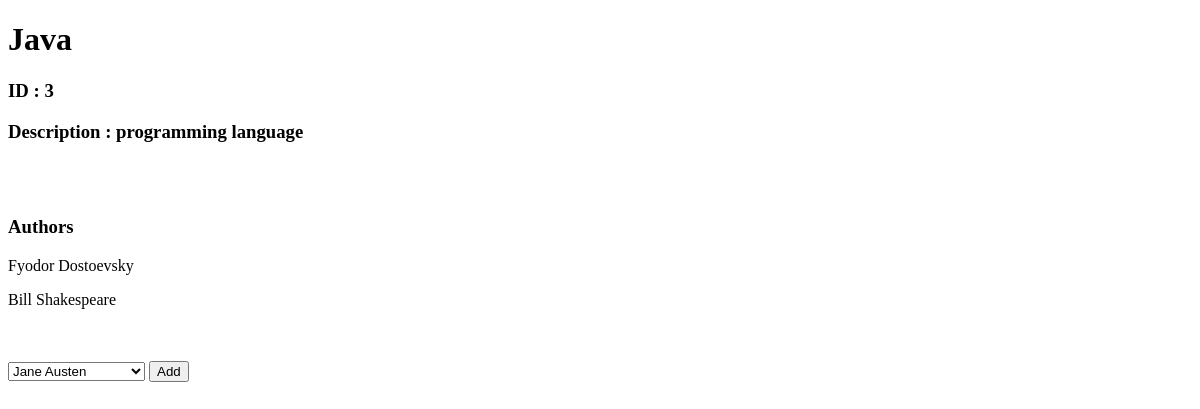
Page /books/3 on the earlier database version.
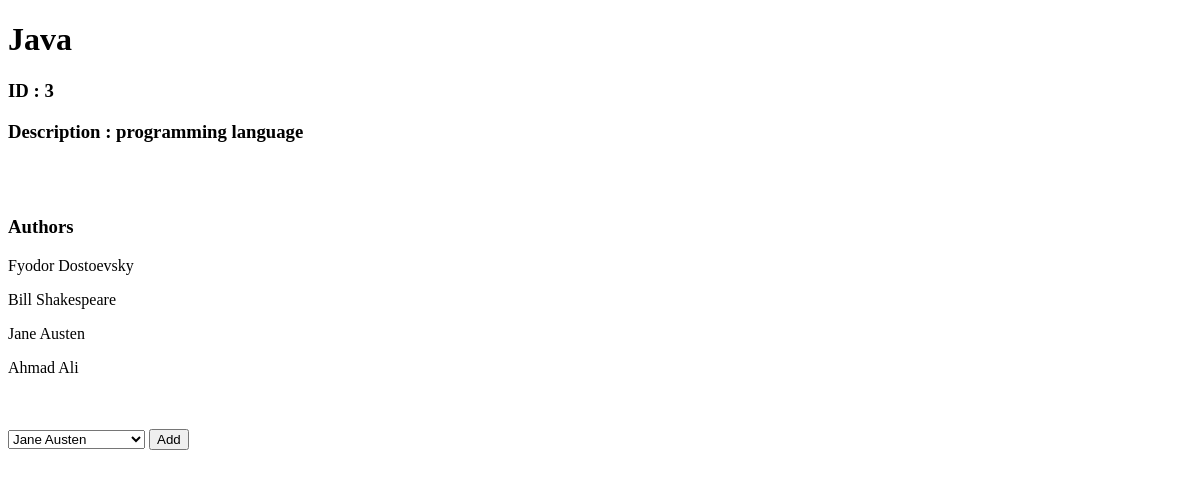
Same page on the later database version.
### app_one/models.py (models this page shows)
class Author(models.Model):
    first_name = models.CharField(max_length=45)
    last_name = models.CharField(max_length=45)
    books = models.ManyToManyField(Book, related_name="authors")
    created_at = models.DateTimeField(auto_now_add=True)
    updated_at = models.DateTimeField(auto_now=True)
    notes = models.TextField()

### app_one/views.py (the view)
# urls.py: path('books/<int:id>', views.bookdesc),
def bookdesc(request,id):
    context={
       "the_book" : Book.objects.get(id=id),
       "the_authors" : (Book.objects.get(id=id)).authors.all(),
       "all_the_authors" : Author.objects.all(),
    }
    return render(request,'display_book.html',context)

### app_one/templates/display_book.html (shortened to what this page needs)
<!DOCTYPE html>
<html lang="en">
<head>
</head>
<body>
        <h1>{{the_book.title}}</h1>
        <h3>ID : {{the_book.id}}</h3>
        <h3>Description : {{the_book.desc}}</h3>
    <br>
    <br>
    <h3>Authors</h3>
    {%for author in the_authors %}
        <p>{{author.first_name}} {{author.last_name}}</p>
    {%endfor%}
    <br>
    <br>
    <form action="/add/{{the_book.id}}" method="post">
        <select name="select_add">
            {%for author in all_the_authors %}
            <option value="{{author.id}}">{{author.first_name}} {{author.last_name}}</option>
            {%endfor%}
        </select>
        <button>Add</button>
    </form>
</body>
</html>

Differences in the rows shown:
now on this page (row unchanged): Author: first_name "Jane", last_name "Austen"
added Author: first_name "Ahmad", last_name "Ali"
